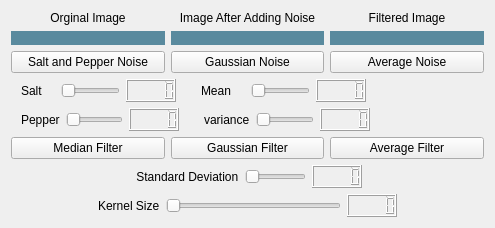
      <widget class="QWidget" name="Filtering">
       <attribute name="title">
        <string>Filtering</string>
       </attribute>
       <layout class="QVBoxLayout" name="verticalLayout">
        <item>
         <layout class="QVBoxLayout" name="verticalLayout_2" stretch="0,5,2,1,1,2,1,1">
          <item>
           <layout class="QHBoxLayout" name="horizontalLayout_24">
            <item>
             <widget class="QLabel" name="label_8">
              <property name="text">
               <string>Orginal Image</string>
              </property>
              <property name="alignment">
               <set>Qt::AlignCenter</set>
              </property>
             </widget>
            </item>
            <item>
             <widget class="QLabel" name="label_7">
              <property name="text">
               <string>Image After Adding Noise</string>
              </property>
              <property name="alignment">
               <set>Qt::AlignCenter</set>
              </property>
             </widget>
            </item>
            <item>
             <widget class="QLabel" name="label_6">
              <property name="text">
               <string>Filtered Image</string>
              </property>
              <property name="alignment">
               <set>Qt::AlignCenter</set>
              </property>
             </widget>
            </item>
           </layout>
          </item>
          <item>
           <layout class="QHBoxLayout" name="horizontalLayout_2">
            <item>
             <widget class="QLabel" name="original_image">
              <property name="styleSheet">
               <string notr="true">background-color: rgb(89, 138, 158);</string>
              </property>
              <property name="text">
               <string/>
              </property>
             </widget>
            </item>
            <item>
             <widget class="QLabel" name="noisy_image">
              <property name="styleSheet">
               <string notr="true">background-color: rgb(89, 138, 158);</string>
              </property>
              <property name="text">
               <string/>
              </property>
             </widget>
            </item>
            <item>
             <widget class="QLabel" name="filtered_image_tab1">
              <property name="styleSheet">
               <string notr="true">background-color: rgb(89, 138, 158);</string>
              </property>
              <property name="text">
               <string/>
              </property>
             </widget>
            </item>
           </layout>
          </item>
          <item>
           <layout class="QHBoxLayout" name="horizontalLayout_6">
            <item>
             <widget class="QPushButton" name="salt_pepper_noise">
              <property name="text">
               <string>Salt and Pepper Noise</string>
              </property>
             </widget>
            </item>
            <item>
             <widget class="QPushButton" name="gaussian_noise">
              <property name="text">
               <string>Gaussian Noise</string>
              </property>
             </widget>
            </item>
            <item>
             <widget class="QPushButton" name="average_noise">
              <property name="text">
               <string>Average Noise</string>
              </property>
             </widget>
            </item>
           </layout>
          </item>
          <item>
           <layout class="QHBoxLayout" name="horizontalLayout_26" stretch="0,3,1,1,0,3,1,6">
            <property name="leftMargin">
             <number>10</number>
            </property>
            <item>
             <widget class="QLabel" name="label_3">
              <property name="text">
               <string>Salt    </string>
              </property>
             </widget>
            </item>
            <item>
             <widget class="QSlider" name="salt_slider">
              <property name="sizePolicy">
               <sizepolicy hsizetype="Expanding" vsizetype="Fixed">
                <horstretch>0</horstretch>
                <verstretch>0</verstretch>
               </sizepolicy>
              </property>
              <property name="orientation">
               <enum>Qt::Horizontal</enum>
              </property>
             </widget>
            </item>
            <item>
             <widget class="QLCDNumber" name="lcdNumber">
              <property name="maximumSize">
               <size>
                <width>50</width>
                <height>30</height>
               </size>
              </property>
             </widget>
            </item>
            <item>
             <spacer name="horizontalSpacer_10">
              <property name="orientation">
               <enum>Qt::Horizontal</enum>
              </property>
              <property name="sizeHint" stdset="0">
               <size>
                <width>40</width>
                <height>20</height>
               </size>
              </property>
             </spacer>
            </item>
            <item>
             <widget class="QLabel" name="label">
              <property name="text">
               <string>Mean    </string>
              </property>
             </widget>
            </item>
            <item>
             <widget class="QSlider" name="mean_slider">
              <property name="orientation">
               <enum>Qt::Horizontal</enum>
              </property>
             </widget>
            </item>
            <item>
             <widget class="QLCDNumber" name="lcdNumber_2">
              <property name="maximumSize">
               <size>
                <width>50</width>
                <height>30</height>
               </size>
              </property>
             </widget>
            </item>
            <item>
             <spacer name="horizontalSpacer_6">
              <property name="orientation">
               <enum>Qt::Horizontal</enum>
              </property>
              <property name="sizeHint" stdset="0">
               <size>
                <width>40</width>
                <height>20</height>
               </size>
              </property>
             </spacer>
            </item>
           </layout>
          </item>
          <item>
           <layout class="QHBoxLayout" name="horizontalLayout_27" stretch="0,3,1,1,0,3,1,6">
            <property name="leftMargin">
             <number>10</number>
            </property>
            <item>
             <widget class="QLabel" name="label_4">
              <property name="text">
               <string>Pepper</string>
              </property>
             </widget>
            </item>
            <item>
             <widget class="QSlider" name="pepper_slider">
              <property name="orientation">
               <enum>Qt::Horizontal</enum>
              </property>
             </widget>
            </item>
            <item>
             <widget class="QLCDNumber" name="lcdNumber_3">
              <property name="maximumSize">
               <size>
                <width>50</width>
                <height>30</height>
               </size>
              </property>
             </widget>
            </item>
            <item>
             <spacer name="horizontalSpacer_11">
              <property name="orientation">
               <enum>Qt::Horizontal</enum>
              </property>
              <property name="sizeHint" stdset="0">
               <size>
                <width>40</width>
                <height>20</height>
               </size>
              </property>
             </spacer>
            </item>
            <item>
             <widget class="QLabel" name="label_2">
              <property name="text">
               <string>variance</string>
              </property>
             </widget>
            </item>
            <item>
             <widget class="QSlider" name="variance_slider">
              <property name="orientation">
               <enum>Qt::Horizontal</enum>
              </property>
             </widget>
            </item>
            <item>
             <widget class="QLCDNumber" name="lcdNumber_4">
              <property name="maximumSize">
               <size>
                <width>50</width>
                <height>30</height>
               </size>
              </property>
             </widget>
            </item>
            <item>
             <spacer name="horizontalSpacer_7">
              <property name="orientation">
               <enum>Qt::Horizontal</enum>
              </property>
              <property name="sizeHint" stdset="0">
               <size>
                <width>40</width>
                <height>20</height>
               </size>
              </property>
             </spacer>
            </item>
           </layout>
          </item>
          <item>
           <layout class="QHBoxLayout" name="horizontalLayout_5">
            <item>
             <widget class="QPushButton" name="median_filter_button">
              <property name="styleSheet">
               <string notr="true"/>
              </property>
              <property name="text">
               <string>Median Filter</string>
              </property>
             </widget>
            </item>
            <item>
             <widget class="QPushButton" name="gaussian_filter_button">
              <property name="styleSheet">
               <string notr="true"/>
              </property>
              <property name="text">
               <string>Gaussian Filter</string>
              </property>
             </widget>
            </item>
            <item>
             <widget class="QPushButton" name="average_filter_button">
              <property name="styleSheet">
               <string notr="true"/>
              </property>
              <property name="text">
               <string>Average Filter</string>
              </property>
             </widget>
            </item>
           </layout>
          </item>
          <item>
           <layout class="QHBoxLayout" name="horizontalLayout_25" stretch="4,0,2,0,4">
            <item>
             <spacer name="horizontalSpacer_12">
              <property name="orientation">
               <enum>Qt::Horizontal</enum>
              </property>
              <property name="sizeHint" stdset="0">
               <size>
                <width>40</width>
                <height>20</height>
               </size>
              </property>
             </spacer>
            </item>
            <item>
             <widget class="QLabel" name="label_9">
              <property name="text">
               <string> Standard Deviation</string>
              </property>
             </widget>
            </item>
            <item>
             <widget class="QSlider" name="sigma_slider">
              <property name="orientation">
               <enum>Qt::Horizontal</enum>
              </property>
             </widget>
            </item>
            <item>
             <widget class="QLCDNumber" name="lcdNumber_6">
              <property name="maximumSize">
               <size>
                <width>50</width>
                <height>30</height>
               </size>
              </property>
             </widget>
            </item>
            <item>
             <spacer name="horizontalSpacer_13">
              <property name="orientation">
               <enum>Qt::Horizontal</enum>
              </property>
              <property name="sizeHint" stdset="0">
               <size>
                <width>40</width>
                <height>20</height>
               </size>
              </property>
             </spacer>
            </item>
           </layout>
          </item>
          <item>
           <layout class="QHBoxLayout" name="horizontalLayout_30" stretch="1,0,2,0,1">
            <item>
             <spacer name="horizontalSpacer_8">
              <property name="orientation">
               <enum>Qt::Horizontal</enum>
              </property>
              <property name="sizeHint" stdset="0">
               <size>
                <width>40</width>
                <height>20</height>
               </size>
              </property>
             </spacer>
            </item>
            <item>
             <widget class="QLabel" name="label_5">
              <property name="text">
               <string>Kernel Size</string>
              </property>
             </widget>
            </item>
            <item>
             <widget class="QSlider" name="kernel_slider">
              <property name="orientation">
               <enum>Qt::Horizontal</enum>
              </property>
             </widget>
            </item>
            <item>
             <widget class="QLCDNumber" name="lcdNumber_5">
              <property name="maximumSize">
               <size>
                <width>50</width>
                <height>30</height>
               </size>
              </property>
             </widget>
            </item>
            <item>
             <spacer name="horizontalSpacer_9">
              <property name="orientation">
               <enum>Qt::Horizontal</enum>
              </property>
              <property name="sizeHint" stdset="0">
               <size>
                <width>40</width>
                <height>20</height>
               </size>
              </property>
             </spacer>
            </item>
           </layout>
          </item>
         </layout>
        </item>
       </layout>
      </widget>
